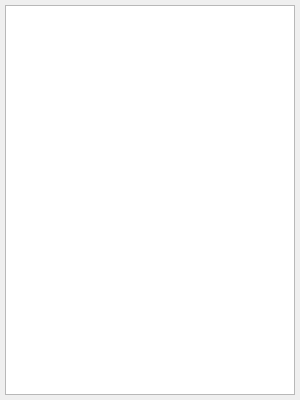
<?xml version="1.0" encoding="UTF-8"?>
<ui version="4.0">
 <class>PinToolClass</class>
 <widget class="QWidget" name="PinToolClass">
  <property name="geometry">
   <rect>
    <x>0</x>
    <y>0</y>
    <width>300</width>
    <height>400</height>
   </rect>
  </property>
  <property name="sizePolicy">
   <sizepolicy hsizetype="Fixed" vsizetype="Fixed">
    <horstretch>0</horstretch>
    <verstretch>0</verstretch>
   </sizepolicy>
  </property>
  <property name="minimumSize">
   <size>
    <width>300</width>
    <height>400</height>
   </size>
  </property>
  <property name="maximumSize">
   <size>
    <width>300</width>
    <height>400</height>
   </size>
  </property>
  <property name="windowTitle">
   <string>PinTool</string>
  </property>
  <layout class="QVBoxLayout" name="verticalLayout">
   <property name="spacing">
    <number>0</number>
   </property>
   <property name="leftMargin">
    <number>5</number>
   </property>
   <property name="topMargin">
    <number>5</number>
   </property>
   <property name="rightMargin">
    <number>5</number>
   </property>
   <property name="bottomMargin">
    <number>5</number>
   </property>
   <item>
    <widget class="QTextEdit" name="textEdit">
     <property name="font">
      <font>
       <pointsize>12</pointsize>
      </font>
     </property>
     <property name="verticalScrollBarPolicy">
      <enum>Qt::ScrollBarAsNeeded</enum>
     </property>
     <property name="horizontalScrollBarPolicy">
      <enum>Qt::ScrollBarAlwaysOff</enum>
     </property>
    </widget>
   </item>
  </layout>
 </widget>
 <layoutdefault spacing="6" margin="11"/>
 <resources>
  <include location="pintool.qrc"/>
 </resources>
 <connections/>
</ui>
